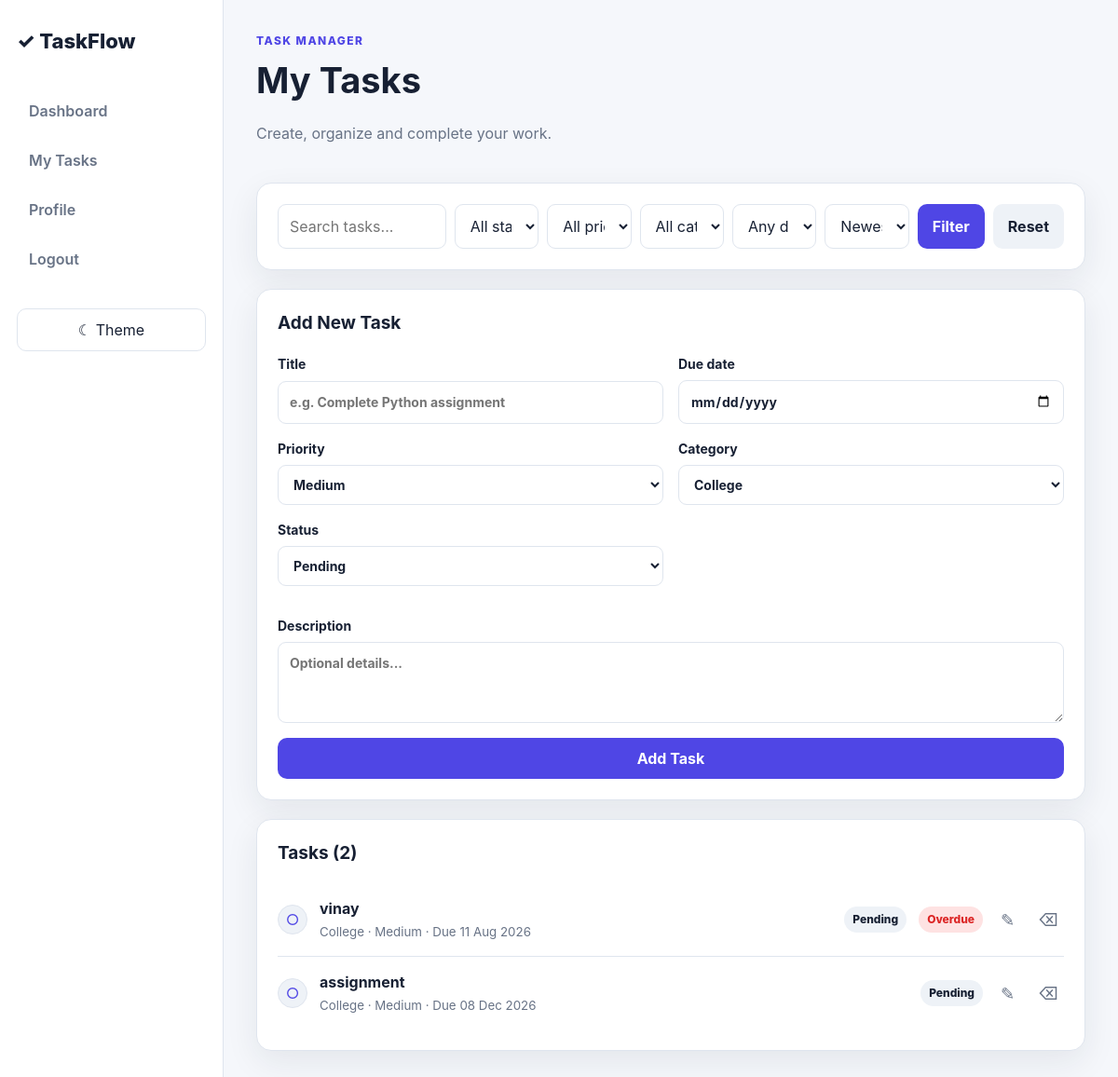
Page /tasks (signed in) on the committed database.
### models/task.py (models this page shows)
class Task(db.Model):
    __tablename__ = "tasks"
    id = db.Column(db.Integer, primary_key=True)
    user_id = db.Column(db.Integer, db.ForeignKey("users.id"), nullable=False)
    title = db.Column(db.String(150), nullable=False)
    description = db.Column(db.Text, default="")
    priority = db.Column(db.String(20), default="Medium", nullable=False)
    category = db.Column(db.String(30), default="Other", nullable=False)
    status = db.Column(db.String(30), default="Pending", nullable=False)
    due_date = db.Column(db.Date, nullable=True)
    created_at = db.Column(db.DateTime, default=lambda: datetime.now(timezone.utc), nullable=False)
    updated_at = db.Column(
        db.DateTime,
        default=lambda: datetime.now(timezone.utc),
        onupdate=lambda: datetime.now(timezone.utc),
        nullable=False,
    )
    @property
    def is_overdue(self):
        from datetime import date
        return bool(self.due_date and self.due_date < date.today() and self.status != "Completed")

### routes/tasks.py (the view, shortened to what this page needs)
@tasks_bp.route("/tasks", methods=["GET", "POST"])
@login_required
def tasks():
    search = request.args.get("search", "").strip()
    status = request.args.get("status", "")
    priority = request.args.get("priority", "")
    category = request.args.get("category", "")
    due_filter = request.args.get("due", "")
    sort = request.args.get("sort", "newest")
    query = Task.query.filter_by(user_id=current_user.id)
    if search:
        query = query.filter(Task.title.ilike(f"%{search}%"))
    if status in VALID_STATUSES:
        query = query.filter_by(status=status)
    if priority in VALID_PRIORITIES:
        query = query.filter_by(priority=priority)
    if category in VALID_CATEGORIES:
        query = query.filter_by(category=category)
    tasks_list = query.all()
    if due_filter == "overdue":
        tasks_list = [t for t in tasks_list if t.is_overdue]
    elif due_filter == "today":
        tasks_list = [t for t in tasks_list if t.due_date == date.today()]
    elif due_filter == "upcoming":
        tasks_list = [t for t in tasks_list if t.due_date and t.due_date >= date.today()]
    priority_order = {"High": 0, "Medium": 1, "Low": 2}
    if sort == "oldest":
        tasks_list.sort(key=lambda t: t.created_at)
    elif sort == "priority":
        tasks_list.sort(key=lambda t: priority_order.get(t.priority, 9))
    elif sort == "due":
        tasks_list.sort(key=lambda t: t.due_date or date.max)
    else:
        tasks_list.sort(key=lambda t: t.created_at, reverse=True)
    return render_template(
        "tasks.html",
        tasks=tasks_list,
        filters={
            "search": search,
            "status": status,
            "priority": priority,
            "category": category,
            "due": due_filter,
            "sort": sort,
        },
    )

### app.py (called while the page is built)
def create_app():
    app = Flask(__name__)
    app.config.from_object(Config)
    db.init_app(app)
    login_manager = LoginManager()
    login_manager.login_view = "auth.login"
    login_manager.login_message = "Please log in to continue."
    login_manager.init_app(app)
    @login_manager.user_loader
    def load_user(user_id):
        return User.query.get(int(user_id))
    app.register_blueprint(auth_bp)
    app.register_blueprint(dashboard_bp)
    app.register_blueprint(tasks_bp)
    with app.app_context():
        db.create_all()
    return app

### templates/tasks.html (shortened to what this page needs)
{% extends "base.html" %}
{% block content %}
<div class="page-header">
    <div>
        <p class="eyebrow">Task Manager</p>
        <h1>My Tasks</h1>
        <p class="muted">Create, organize and complete your work.</p>
    </div>
</div>
<section class="panel">
    <form class="filters" method="get">
        <input name="search" placeholder="Search tasks..." value="{{ filters.search }}">
        <select name="status">
            <option value="">All statuses</option>
        </select>
        <select name="priority">
            <option value="">All priorities</option>
        </select>
        <select name="category">
            <option value="">All categories</option>
        </select>
        <select name="due">
            <option value="">Any due date</option>
        </select>
        <select name="sort">
            <option value="newest" {% if filters.sort == "newest" %}selected{% endif %}>Newest</option>
        </select>
        <button class="btn primary" type="submit">Filter</button>
        <a class="btn secondary" href="{{ url_for('tasks.tasks') }}">Reset</a>
    </form>
</section>
<section class="panel">
    <div class="panel-heading"><h2>Add New Task</h2></div>
    <form method="post" class="task-form">
        <div class="form-grid">
            <label>Title
                <input name="title" maxlength="150" required placeholder="e.g. Complete Python assignment">
            </label>
            <label>Due date
                <input type="date" name="due_date">
            </label>
            <label>Priority
                <select name="priority">
                    <option>High</option><option selected>Medium</option><option>Low</option>
                </select>
            </label>
            <label>Category
                <select name="category">
                    <option>College</option><option>Personal</option><option>Work</option><option>Other</option>
                </select>
            </label>
            <label>Status
                <select name="status">
                    <option>Pending</option><option>In Progress</option><option>Completed</option>
                </select>
            </label>
        </div>
        <label>Description
            <textarea name="description" rows="3" placeholder="Optional details..."></textarea>
        </label>
        <button class="btn primary" type="submit">Add Task</button>
    </form>
</section>
<section class="panel">
    <div class="panel-heading"><h2>Tasks ({{ tasks|length }})</h2></div>
    {% if tasks %}
    <div class="task-list">
        {% for task in tasks %}
        <div class="task-row">
            <button class="check-btn status-btn" data-id="{{ task.id }}" data-status="{{ 'Pending' if task.status == 'Completed' else 'Completed' }}">
                {{ '✓' if task.status == 'Completed' else '○' }}
            </button>
            <div class="task-main">
                <strong class="{{ 'completed-text' if task.status == 'Completed' else '' }}">{{ task.title }}</strong>
                <small>{{ task.category }} · {{ task.priority }}{% if task.due_date %} · Due {{ task.due_date.strftime('%d %b %Y') }}{% endif %}</small>
            </div>
            <span class="badge {{ task.status|lower|replace(' ', '-') }}">{{ task.status }}</span>
            {% if task.is_overdue %}<span class="badge overdue">Overdue</span>{% endif %}
            <a class="icon-link" href="{{ url_for('tasks.edit_task', task_id=task.id) }}" title="Edit">✎</a>
            <button class="icon-link delete-btn" data-id="{{ task.id }}" title="Delete">⌫</button>
        </div>
        {% endfor %}
    </div>
    {% else %}
    <div class="empty-state">No tasks match your filters.</div>
    {% endif %}
</section>
{% endblock %}

### static/css/style.css (style rules this page uses)
* { box-sizing: border-box; }
:root { --bg: #f5f7fb; --surface: #ffffff; --surface-2: #eef2f7; --text: #172033; --muted: #687386; --border: #dfe5ee; --primary: #4f46e5; --primary-dark: #3730a3; --danger: #dc2626; --success: #15803d; --shadow: 0 12px 35px rgba(23, 32, 51, .08); }
body { margin: 0; background: var(--bg); color: var(--text); font-family: Inter, ui-sans-serif, system-ui, -apple-system, BlinkMacSystemFont, "Segoe UI", sans-serif; line-height: 1.5; }
a { color: var(--primary); text-decoration: none; }
button, input, select, textarea { font: inherit; }
.page-header { display: flex; justify-content: space-between; gap: 20px; align-items: center; margin-bottom: 25px; }
.page-header h1 { margin: 0; font-size: clamp(26px, 4vw, 38px); }
.eyebrow { color: var(--primary); font-weight: 800; text-transform: uppercase; font-size: 12px; letter-spacing: .12em; margin: 0 0 5px; }
.muted { color: var(--muted); }
.btn { border: 0; border-radius: 10px; padding: 10px 16px; cursor: pointer; display: inline-flex; align-items: center; justify-content: center; font-weight: 700; }
.btn.primary { background: var(--primary); color: white; }
.btn.secondary { background: var(--surface-2); color: var(--text); }
.panel { background: var(--surface); border: 1px solid var(--border); border-radius: 16px; padding: 22px; box-shadow: var(--shadow); margin-bottom: 20px; }
.panel-heading { display: flex; align-items: center; justify-content: space-between; gap: 15px; margin-bottom: 18px; }
.panel-heading h2 { margin: 0; font-size: 19px; }
.task-list { display: grid; }
.task-row { display: flex; align-items: center; gap: 13px; padding: 15px 0; border-bottom: 1px solid var(--border); }
.task-row:last-child { border-bottom: 0; }
.task-main { flex: 1; min-width: 0; }
.task-main strong { display: block; }
.task-main small { color: var(--muted); }
.check-btn { width: 32px; height: 32px; border-radius: 50%; border: 1px solid var(--border); background: var(--surface-2); color: var(--primary); cursor: pointer; flex: 0 0 auto; }
.badge { font-size: 12px; font-weight: 800; padding: 5px 9px; border-radius: 999px; background: var(--surface-2); white-space: nowrap; }
.badge.overdue { color: var(--danger); background: #fee2e2; }
.icon-link { border: 0; background: transparent; color: var(--muted); cursor: pointer; font-size: 18px; padding: 6px; }
.filters { display: grid; grid-template-columns: 2fr repeat(5, 1fr) auto auto; gap: 9px; }
input, select, textarea { width: 100%; border: 1px solid var(--border); background: var(--surface); color: var(--text); border-radius: 9px; padding: 11px 12px; outline: none; }
label { display: grid; gap: 7px; font-weight: 700; font-size: 14px; }
.form-grid { display: grid; grid-template-columns: repeat(2, 1fr); gap: 16px; margin-bottom: 16px; }
.task-form { display: grid; gap: 16px; }

### rows in the picture
Task: status "○", title "vinay", category "College", priority "Medium", due_date "11 Aug 2026", status "Pending", shows "Overdue"
Task: status "○", title "assignment", category "College", priority "Medium", due_date "08 Dec 2026", status "Pending"

### other values in the picture
{{ tasks|length }} "2"
